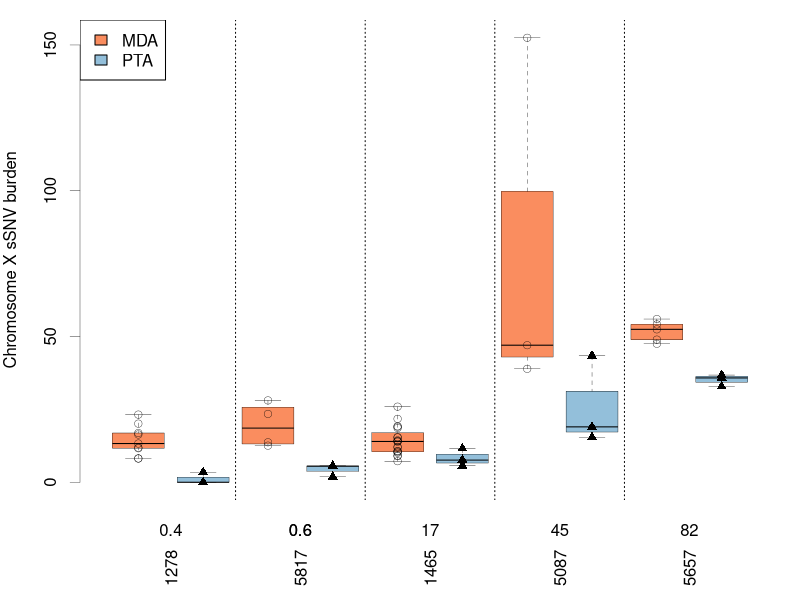

R code for this plot:
#!/usr/bin/env Rscript

tab <- read.csv('../data/Collected_chrX_simple_genotyping_SNPs_sSNVs.csv')

pdf(file='panel_a.pdf', width=1.5, height=2, pointsize=5)
par(mar=c(5, 4, 1, 1), bty='n')
burdens <- do.call(c, lapply(split(tab, tab$age), function(x)
    list(MDA=x$somatic.burden[x$amp=='MDA'], PTA=x$somatic.burden[x$amp=='PTA'])))
boxplot(burdens,
    col=c('#FA8D5F', '#93BFDA'), xaxt='n', yaxt='n',
    ylab='Chromosome X sSNV burden',
    pars=list(boxlwd=0.35, medlwd=1, whisklwd=0.35, staplelwd=0.35))
stripchart(burdens, vertical=T, add=T, pch=c(1, 17), lwd=0.35)
abline(v=c(2,4,6,8)+0.5, lty='dotted')
legend('topleft', fill=c('#FA8D5F', '#93BFDA'),
    legend=c('MDA','PTA'), bg='white')

xat <- sapply(split(1:10, rep(1:5, each=2)), mean)
axis(side=1, at=xat, labels=c(0.4, 0.6, 17, 45, 82), lwd=0, lwd.ticks=0, line=0)
axis(side=1, at=xat, labels=c(1278, 5817, 1465, 5087, 5657), lwd=0, lwd.ticks=0, las=3, line=1.5)
# For some reason 0.6 doesn't print in the above axis
axis(side=1, at=xat[2], labels=c(0.4, 0.6, 17, 45, 82)[2], lwd=0, lwd.ticks=0, line=0)

axis(side=2, at=c(0,50,100,150), lwd=0.35, lwd.ticks=0.35)
dev.off()

mda.vs.pta <- sapply(split(tab, tab$age),
    function(d) sapply(split(d$somatic.burden, d$amp), mean))

cat("Average sensitivity adjusted SNV burden per male\n")
print(mda.vs.pta)

cat("Excess SNV burden per male\n")
print(mda.vs.pta[1,]-mda.vs.pta[2,])

cat("Average excess SNV burden\n")
print(mean(mda.vs.pta[1,]-mda.vs.pta[2,]))
cat("Median excess SNV burden\n")
print(median(mda.vs.pta[1,]-mda.vs.pta[2,]))

cat("Simple X------------\n")
cat("Simple X Infant SNVs (raw calls):\n")
print(sapply(split(tab$n.somatic.snvs[tab$age < 1], tab$amp[tab$age < 1]), mean))
cat("Simple X infant SNVs (corrected burdens):\n")
print(sapply(split(tab$somatic.burden[tab$age < 1], tab$amp[tab$age < 1]), mean))
